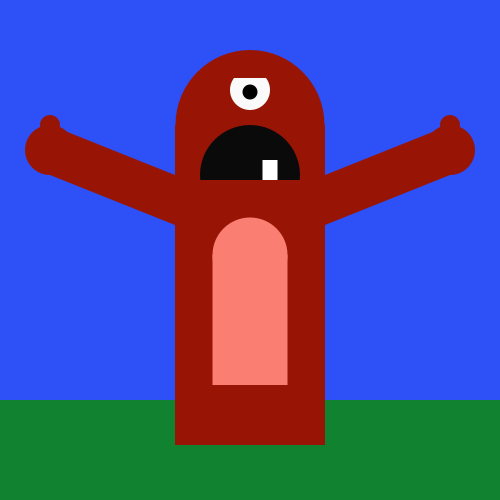
Frame 1 (no input)
Frame 60 (the mouse pressed at the canvas centre just before this capture): identical to frame 1, image omitted
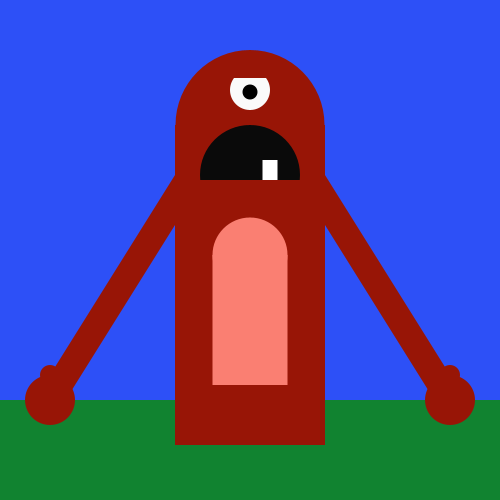
Frame 120 (the mouse held since frame 60 and released just before this capture)

The Processing sketch that drew these frames (run headless with seeded random() and noise(); from frame 60 on, the mouse is pressed at the canvas centre):

// Processing sketch: processing_14264
// ── processing_14264.pde

void setup() {
  size(500,500);
background(45,80,247);
}

void draw() {
  background(45,80,247);
//gras
noStroke();
fill(17,131,48);
rectMode(CORNER);
rect(0,400,600,600);

//body
noStroke();
fill(152,21,6);
rect(175,125,150,320);

//head
ellipseMode(CENTER);
ellipse(250,125,149,150);


//right arm
quad(50,125+mouseY,175,175,175,225,50,175+mouseY);

//right hand
ellipseMode(CENTER);
ellipse(50,150+mouseY,50,50);
ellipseMode(CENTER);
ellipse(50,125+mouseY,20,20);

//left arm
quad(325,175,450,125+mouseY,450,175+mouseY,325,225);

//left hand
ellipseMode(CENTER);
ellipse(450,150+mouseY,50,50);
ellipseMode(CENTER);
ellipse(450,125+mouseY,20,20);

//mouth
fill(10);
ellipseMode(CENTER);
ellipse(250,175,100,100);
fill(152,21,6);
rectMode(CENTER);
rect(250,210,150,60);

//tooth
fill(255);
rect(270,170,15,20);

//eye w
fill(250);
ellipseMode(CENTER);
ellipse(250,90,40,40);

//eye b
fill(0);
ellipseMode(CENTER);
ellipse(250,92,15,15);

//pink
fill(250,127,114);
rectMode(CENTER);
rect(250,320,75,130);

//upperpink
ellipseMode(CENTER);
ellipse(250,255,75,75);

//brow
fill(152,21,6);
rectMode(CENTER);
rect(250,73,40,10);
}
